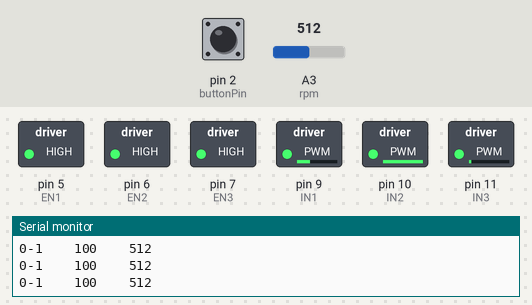
Bench run of a sketch on a simulated Arduino Uno, built with avr-gcc and run on an emulated ATmega328P. Parts: switched loads named in the sketch (green lamp = pin HIGH), the last lines printed to the serial monitor. The test bench sets the inputs (shaded band); at power-on: A3 (rpm) = 512, pin 2 (buttonPin) LOW.

Above: at 1.26 s.
1.3 s: A3 (rpm) set to 597
4.3 s: A3 (rpm) set to 609
At 4.9 s:
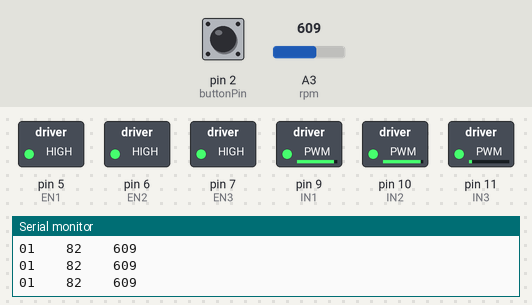
7.3 s: A3 (rpm) set to 0
At 7.46 s:
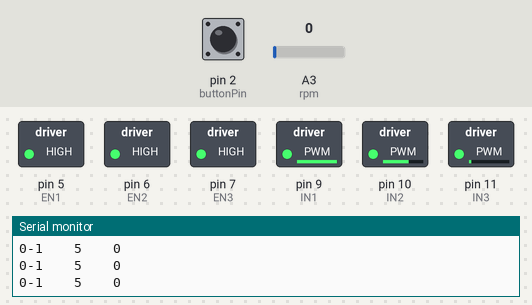
10.3 s: A3 (rpm) set to 8
At 10.59 s:
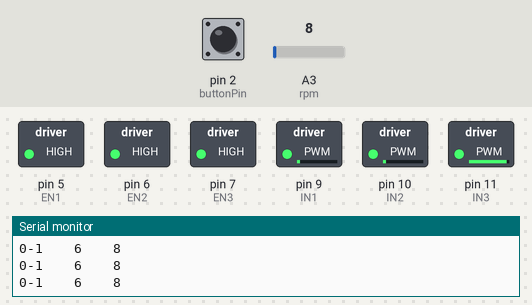
13.3 s: A3 (rpm) set to 11
Timing chart, 0 to 20.3 s (numbered marks = the images above; inputs shaded):
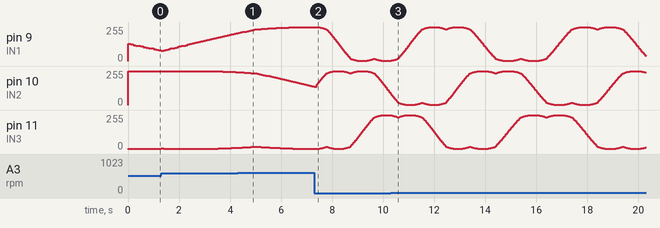

The sketch:

bldc_driver.ino
```cpp
//
// Slow and precise BLDC motor driver using SPWM and SVPWM modulation
// Part of code used from http://elabz.com/
// (c) 2015 Ignas Gramba www.berryjam.eu
//


const int EN1 = 5;
const int EN2 = 6;
const int EN3 = 7;

const int IN1 = 9;
const int IN2 = 10;
const int IN3 = 11;

const int FAULT_MCU = 3;
const int STBY = 4;

const int W = A0;
const int V = A1;
const int U = A2;
const int rpm = A3;
const int buttonPin = 2;
int speedval;


// SPWM (Sine Wave)
//const int pwmSin[] = {127, 138, 149, 160, 170, 181, 191, 200, 209, 217, 224, 231, 237, 242, 246, 250, 252, 254, 254, 254, 252, 250, 246, 242, 237, 231, 224, 217, 209, 200, 191, 181, 170, 160, 149, 138, 127, 116, 105, 94, 84, 73, 64, 54, 45, 37, 30, 23, 17, 12, 8, 4, 2, 0, 0, 0, 2, 4, 8, 12, 17, 23, 30, 37, 45, 54, 64, 73, 84, 94, 105, 116 };
//Every angle
//const int pwmSin[] = {127, 129, 131, 134, 136, 138, 140, 143, 145, 147, 149, 151, 154, 156, 158, 160, 162, 164, 166, 169, 171, 173, 175, 177, 179, 181, 183, 185, 187, 189, 191, 193, 195, 196, 198, 200, 202, 204, 205, 207, 209, 211, 212, 214, 216, 217, 219, 220, 222, 223, 225, 226, 227, 229, 230, 231, 233, 234, 235, 236, 237, 239, 240, 241, 242, 243, 243, 244, 245, 246, 247, 248, 248, 249, 250, 250, 251, 251, 252, 252, 253, 253, 253, 254, 254, 254, 254, 254, 254, 254, 255, 254, 254, 254, 254, 254, 254, 254, 253, 253, 253, 252, 252, 251, 251, 250, 250, 249, 248, 248, 247, 246, 245, 244, 243, 243, 242, 241, 240, 239, 237, 236, 235, 234, 233, 231, 230, 229, 227, 226, 225, 223, 222, 220, 219, 217, 216, 214, 212, 211, 209, 207, 205, 204, 202, 200, 198, 196, 195, 193, 191, 189, 187, 185, 183, 181, 179, 177, 175, 173, 171, 169, 166, 164, 162, 160, 158, 156, 154, 151, 149, 147, 145, 143, 140, 138, 136, 134, 131, 129, 127, 125, 123, 120, 118, 116, 114, 111, 109, 107, 105, 103, 100, 98, 96, 94, 92, 90, 88, 85, 83, 81, 79, 77, 75, 73, 71, 69, 67, 65, 63, 61, 59, 58, 56, 54, 52, 50, 49, 47, 45, 43, 42, 40, 38, 37, 35, 34, 32, 31, 29, 28, 27, 25, 24, 23, 21, 20, 19, 18, 17, 15, 14, 13, 12, 11, 11, 10, 9, 8, 7, 6, 6, 5, 4, 4, 3, 3, 2, 2, 1, 1, 1, 0, 0, 0, 0, 0, 0, 0,0 ,0 ,0 ,0 , 0, 0, 0, 0, 1, 1, 1, 2, 2, 3, 3, 4, 4, 5, 6, 6, 7, 8, 9, 10, 11, 11, 12, 13, 14, 15, 17, 18, 19, 20, 21, 23, 24, 25, 27, 28, 29, 31, 32, 34, 35, 37, 38, 40, 42, 43, 45, 47, 49, 50, 52, 54, 56, 58, 59, 61, 63, 65, 67, 69, 71, 73, 75, 77, 79, 81, 83, 85, 88, 90, 92, 94, 96, 98, 100, 103, 105, 107, 109, 111, 114, 116, 118, 120, 123, 125, 127};
// Every half angle
//const int pwmSin[] = {127,128,129,130,131,133,134,135,136,137,138,139,140,141,143,144,145,146,147,148,149,150,151,152,154,155,156,157,158,159,160,161,162,163,164,165,166,167,169,170,171,172,173,174,175,176,177,178,179,180,181,182,183,184,185,186,187,188,189,190,191,192,193,194,195,196,196,197,198,199,200,201,202,203,204,205,205,206,207,208,209,210,211,211,212,213,214,215,216,216,217,218,219,219,220,221,222,222,223,224,225,225,226,227,227,228,229,229,230,231,231,232,233,233,234,235,235,236,236,237,237,238,239,239,240,240,241,241,242,242,243,243,243,244,244,245,245,246,246,246,247,247,248,248,248,249,249,249,250,250,250,250,251,251,251,251,252,252,252,252,253,253,253,253,253,253,254,254,254,254,254,254,254,254,254,254,254,254,254,254,255,254,254,254,254,254,254,254,254,254,254,254,254,254,254,253,253,253,253,253,253,252,252,252,252,251,251,251,251,250,250,250,250,249,249,249,248,248,248,247,247,246,246,246,245,245,244,244,243,243,243,242,242,241,241,240,240,239,239,238,237,237,236,236,235,235,234,233,233,232,231,231,230,229,229,228,227,227,226,225,225,224,223,222,222,221,220,219,219,218,217,216,216,215,214,213,212,211,211,210,209,208,207,206,205,205,204,203,202,201,200,199,198,197,196,196,195,194,193,192,191,190,189,188,187,186,185,184,183,182,181,180,179,178,177,176,175,174,173,172,171,170,169,167,166,165,164,163,162,161,160,159,158,157,156,155,154,152,151,150,149,148,147,146,145,144,143,141,140,139,138,137,136,135,134,133,131,130,129,128,127,126,125,124,123,121,120,119,118,117,116,115,114,113,111,110,109,108,107,106,105,104,103,102,100,99,98,97,96,95,94,93,92,91,90,89,88,87,85,84,83,82,81,80,79,78,77,76,75,74,73,72,71,70,69,68,67,66,65,64,63,62,61,60,59,58,58,57,56,55,54,53,52,51,50,49,49,48,47,46,45,44,43,43,42,41,40,39,38,38,37,36,35,35,34,33,32,32,31,30,29,29,28,27,27,26,25,25,24,23,23,22,21,21,20,19,19,18,18,17,17,16,15,15,14,14,13,13,12,12,11,11,11,10,10,9,9,8,8,8,7,7,6,6,6,5,5,5,4,4,4,4,3,3,3,3,2,2,2,2,1,1,1,1,1,1,0,0,0,0,0,0,0,0,0,0,0,0,0,0,0,0,0,0,0,0,0,0,0,0,0,0,0,0,0,1,1,1,1,1,1,2,2,2,2,3,3,3,3,4,4,4,4,5,5,5,6,6,6,7,7,8,8,8,9,9,10,10,11,11,11,12,12,13,13,14,14,15,15,16,17,17,18,18,19,19,20,21,21,22,23,23,24,25,25,26,27,27,28,29,29,30,31,32,32,33,34,35,35,36,37,38,38,39,40,41,42,43,43,44,45,46,47,48,49,49,50,51,52,53,54,55,56,57,58,58,59,60,61,62,63,64,65,66,67,68,69,70,71,72,73,74,75,76,77,78,79,80,81,82,83,84,85,87,88,89,90,91,92,93,94,95,96,97,98,99,100,102,103,104,105,106,107,108,109,110,111,113,114,115,116,117,118,119,120,121,123,124,125,126,127};


/// SVPWM (Space Vector Wave)
//const int pwmSin[] = {128, 147, 166, 185, 203, 221, 238, 243, 248, 251, 253, 255, 255, 255, 253, 251, 248, 243, 238, 243, 248, 251, 253, 255, 255, 255, 253, 251, 248, 243, 238, 221, 203, 185, 166, 147, 128, 109, 90, 71, 53, 35, 18, 13, 8, 5, 3, 1, 1, 1, 3, 5, 8, 13, 18, 13, 8, 5, 3, 1, 1, 1, 3, 5, 8, 13, 18, 35, 53, 71, 90, 109};
const int pwmSin[] = {128, 132, 136, 140, 143, 147, 151, 155, 159, 162, 166, 170, 174, 178, 181, 185, 189, 192, 196, 200, 203, 207, 211, 214, 218, 221, 225, 228, 232, 235, 238, 239, 240, 241, 242, 243, 244, 245, 246, 247, 248, 248, 249, 250, 250, 251, 252, 252, 253, 253, 253, 254, 254, 254, 255, 255, 255, 255, 255, 255, 255, 255, 255, 255, 255, 255, 255, 254, 254, 254, 253, 253, 253, 252, 252, 251, 250, 250, 249, 248, 248, 247, 246, 245, 244, 243, 242, 241, 240, 239, 238, 239, 240, 241, 242, 243, 244, 245, 246, 247, 248, 248, 249, 250, 250, 251, 252, 252, 253, 253, 253, 254, 254, 254, 255, 255, 255, 255, 255, 255, 255, 255, 255, 255, 255, 255, 255, 254, 254, 254, 253, 253, 253, 252, 252, 251, 250, 250, 249, 248, 248, 247, 246, 245, 244, 243, 242, 241, 240, 239, 238, 235, 232, 228, 225, 221, 218, 214, 211, 207, 203, 200, 196, 192, 189, 185, 181, 178, 174, 170, 166, 162, 159, 155, 151, 147, 143, 140, 136, 132, 128, 124, 120, 116, 113, 109, 105, 101, 97, 94, 90, 86, 82, 78, 75, 71, 67, 64, 60, 56, 53, 49, 45, 42, 38, 35, 31, 28, 24, 21, 18, 17, 16, 15, 14, 13, 12, 11, 10, 9, 8, 8, 7, 6, 6, 5, 4, 4, 3, 3, 3, 2, 2, 2, 1, 1, 1, 1, 1, 1, 1, 1, 1, 1, 1, 1, 1, 2, 2, 2, 3, 3, 3, 4, 4, 5, 6, 6, 7, 8, 8, 9, 10, 11, 12, 13, 14, 15, 16, 17, 18, 17, 16, 15, 14, 13, 12, 11, 10, 9, 8, 8, 7, 6, 6, 5, 4, 4, 3, 3, 3, 2, 2, 2, 1, 1, 1, 1, 1, 1, 1, 1, 1, 1, 1, 1, 1, 2, 2, 2, 3, 3, 3, 4, 4, 5, 6, 6, 7, 8, 8, 9, 10, 11, 12, 13, 14, 15, 16, 17, 18, 21, 24, 28, 31, 35, 38, 42, 45, 49, 53, 56, 60, 64, 67, 71, 75, 78, 82, 86, 90, 94, 97, 101, 105, 109, 113, 116, 120, 124};

int currentStepA;
int currentStepB;
int currentStepC;
int sineArraySize;
int increment = 0;
boolean direct = 1; // direction true=forward, false=backward

//////////////////////////////////////////////////////////////////////////////

void setup() {
  setPwmFrequency(IN1); // Increase PWM frequency to 32 kHz  (make unaudible)
  setPwmFrequency(IN2);
  setPwmFrequency(IN3);

  pinMode(IN1, OUTPUT);
  pinMode(IN2, OUTPUT);
  pinMode(IN3, OUTPUT);

  pinMode(EN1, OUTPUT);
  pinMode(EN2, OUTPUT);
  pinMode(EN3, OUTPUT);


  digitalWrite(EN1, HIGH);
  digitalWrite(EN2, HIGH);
  digitalWrite(EN3, HIGH);

  pinMode(buttonPin, INPUT);

  sineArraySize = sizeof(pwmSin)/sizeof(int); // Find lookup table size
  int phaseShift = sineArraySize / 3;         // Find phase shift and initial A, B C phase values
  currentStepA = 0;
  currentStepB = currentStepA + phaseShift;
  currentStepC = currentStepB + phaseShift;

  sineArraySize--; // Convert from array Size to last PWM array number

  Serial.begin(9600);
}

//////////////////////////////////////////////////////////////////////////////

void loop() {

  analogWrite(IN1, pwmSin[currentStepA]);
  analogWrite(IN2, pwmSin[currentStepB]);
  analogWrite(IN3, pwmSin[currentStepC]);

  int speedval = analogRead(rpm);
  if(speedval <= 512){
    speedval = map(speedval,0,512,5,100);
    increment = -1;
  } else {
    speedval = map(speedval,512,1023,100,5);
    increment = 1;
  }

  currentStepA = currentStepA + increment;
  currentStepB = currentStepB + increment;
  currentStepC = currentStepC + increment;

  //Check for lookup table overflow and return to opposite end if necessary
  if(currentStepA > sineArraySize)  currentStepA = 0;
  if(currentStepA < 0)  currentStepA = sineArraySize;

  if(currentStepB > sineArraySize)  currentStepB = 0;
  if(currentStepB < 0)  currentStepB = sineArraySize;

  if(currentStepC > sineArraySize)  currentStepC = 0;
  if(currentStepC < 0) currentStepC = sineArraySize;

  /*
  Serial.print(analogRead(W));
  Serial.print("  ");
  Serial.print(analogRead(V));
  Serial.print("  ");
  Serial.println(analogRead(U));
  */
  /// Control speed by this delay


  delay(speedval);

  Serial.print(digitalRead(buttonPin));
    Serial.print(increment);
    Serial.print("    ");
    Serial.print(speedval);
    Serial.print("    ");
    Serial.println(analogRead(rpm));


}


void setPwmFrequency(int pin) {
  if(pin == 5 || pin == 6 || pin == 9 || pin == 10) {
    if(pin == 5 || pin == 6) {
      TCCR0B = TCCR0B & 0b11111000 | 0x01;
    } else {
      TCCR1B = TCCR1B & 0b11111000 | 0x01;
    }
  }
  else if(pin == 3 || pin == 11) {
    TCCR2B = TCCR2B & 0b11111000 | 0x01;
  }
}
```

Measured:
- the behaviour switches between 608 and 609 on A3 (rpm) (found by bisection; images 0 and 1)
